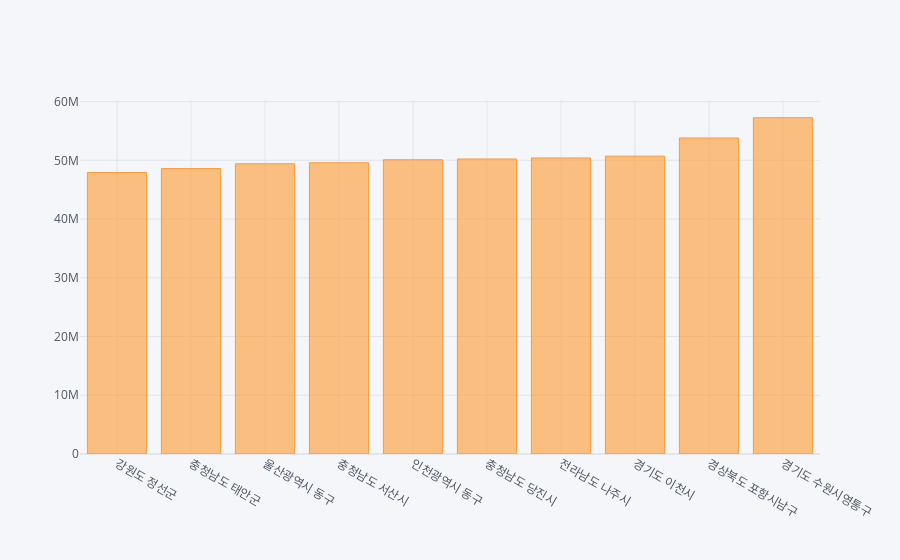

Source (notebook cell):
### Code cell
z.iplot(kind='bar', x='주소', y='pay_mean')

### Figure 1 — Plotly figure (JSON) as saved in the notebook; plotly's stock layout.template omitted (floating-point values rounded to 4 significant figures)
{"data": [{"marker": {"color": "rgba(255, 153, 51, 0.6)", "line": {"color": "rgba(255, 153, 51, 1.0)", "width": 1}}, "name": "pay_mean", "orientation": "v", "text": "", "type": "bar", "x": ["강원도 정선군  ", "충청남도 태안군  ", "울산광역시 동구  ", "충청남도 서산시  ", "인천광역시 동구  ", "충청남도 당진시  ", "전라남도 나주시  ", "경기도 이천시  ", "경상북도 포항시남구  ", "경기도 수원시영통구  "], "y": [47930000.0, 48580000.0, 49400000.0, 49580000.0, 50090000.0, 50220000.0, 50400000.0, 50710000.0, 53790000.0, 57250000.0]}], "layout": {"legend": {"bgcolor": "#F5F6F9", "font": {"color": "#4D5663"}}, "paper_bgcolor": "#F5F6F9", "plot_bgcolor": "#F5F6F9", "title": {"font": {"color": "#4D5663"}}, "xaxis": {"gridcolor": "#E1E5ED", "showgrid": true, "tickfont": {"color": "#4D5663"}, "title": {"font": {"color": "#4D5663"}, "text": ""}, "zerolinecolor": "#E1E5ED"}, "yaxis": {"gridcolor": "#E1E5ED", "showgrid": true, "tickfont": {"color": "#4D5663"}, "title": {"font": {"color": "#4D5663"}, "text": ""}, "zerolinecolor": "#E1E5ED"}}}
